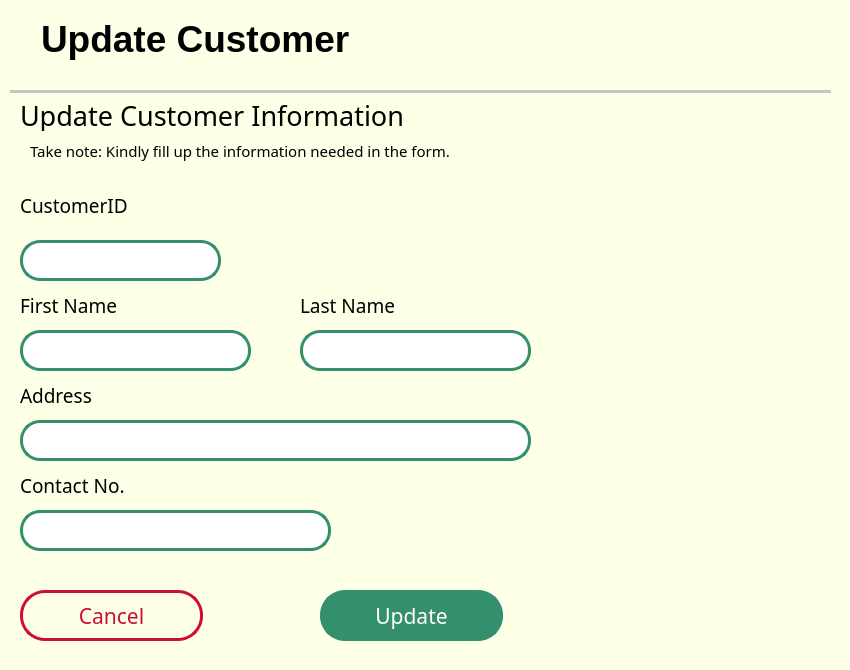
    <widget class="QFrame" name="CustUptFrame">
     <property name="geometry">
      <rect>
       <x>240</x>
       <y>10</y>
       <width>850</width>
       <height>670</height>
      </rect>
     </property>
     <property name="styleSheet">
      <string notr="true">background-color: rgb(254, 255, 231);
border-radius:20px;</string>
     </property>
     <property name="frameShape">
      <enum>QFrame::StyledPanel</enum>
     </property>
     <property name="frameShadow">
      <enum>QFrame::Raised</enum>
     </property>
     <widget class="QFrame" name="DashboardTitle_5">
      <property name="geometry">
       <rect>
        <x>19</x>
        <y>9</y>
        <width>811</width>
        <height>71</height>
       </rect>
      </property>
      <property name="frameShape">
       <enum>QFrame::StyledPanel</enum>
      </property>
      <property name="frameShadow">
       <enum>QFrame::Raised</enum>
      </property>
      <layout class="QFormLayout" name="formLayout_5">
       <item row="0" column="0">
        <widget class="QLabel" name="label_24">
         <property name="text">
          <string/>
         </property>
         <property name="pixmap">
          <pixmap>Resize resources/team.png</pixmap>
         </property>
        </widget>
       </item>
       <item row="0" column="1">
        <widget class="QLabel" name="label_25">
         <property name="styleSheet">
          <string notr="true">font: 20pt &quot;Century Gothic&quot;;</string>
         </property>
         <property name="text">
          <string>&lt;html&gt;&lt;head/&gt;&lt;body&gt;&lt;p&gt;&lt;span style=&quot; font-size:28pt; font-weight:600;&quot;&gt;Update Customer&lt;/span&gt;&lt;/p&gt;&lt;/body&gt;&lt;/html&gt;</string>
         </property>
         <property name="alignment">
          <set>Qt::AlignJustify|Qt::AlignVCenter</set>
         </property>
        </widget>
       </item>
      </layout>
     </widget>
     <widget class="Line" name="line_6">
      <property name="geometry">
       <rect>
        <x>10</x>
        <y>90</y>
        <width>821</width>
        <height>3</height>
       </rect>
      </property>
      <property name="styleSheet">
       <string notr="true">background-color: rgb(197, 197, 197);</string>
      </property>
      <property name="orientation">
       <enum>Qt::Horizontal</enum>
      </property>
     </widget>
     <widget class="QLabel" name="label_26">
      <property name="geometry">
       <rect>
        <x>20</x>
        <y>100</y>
        <width>723</width>
        <height>31</height>
       </rect>
      </property>
      <property name="font">
       <font>
        <family>Century Gothic</family>
        <pointsize>20</pointsize>
       </font>
      </property>
      <property name="styleSheet">
       <string notr="true"/>
      </property>
      <property name="text">
       <string>Update Customer Information</string>
      </property>
      <property name="alignment">
       <set>Qt::AlignJustify|Qt::AlignVCenter</set>
      </property>
     </widget>
     <widget class="QLabel" name="label_27">
      <property name="geometry">
       <rect>
        <x>30</x>
        <y>140</y>
        <width>951</width>
        <height>21</height>
       </rect>
      </property>
      <property name="font">
       <font>
        <family>Century Gothic</family>
        <pointsize>11</pointsize>
        <weight>50</weight>
        <italic>false</italic>
        <bold>false</bold>
       </font>
      </property>
      <property name="styleSheet">
       <string notr="true">font: 14pt &quot;Century Gothic&quot;;
font: 11pt &quot;Century Gothic&quot;;</string>
      </property>
      <property name="text">
       <string>Take note: Kindly fill up the information needed in the form.</string>
      </property>
      <property name="alignment">
       <set>Qt::AlignJustify|Qt::AlignVCenter</set>
      </property>
     </widget>
     <widget class="QLineEdit" name="custUptId">
      <property name="geometry">
       <rect>
        <x>20</x>
        <y>240</y>
        <width>201</width>
        <height>41</height>
       </rect>
      </property>
      <property name="font">
       <font>
        <family>Century Gothic</family>
        <pointsize>18</pointsize>
       </font>
      </property>
      <property name="styleSheet">
       <string notr="true">QLineEdit{
border-radius:20px;
border-style:solid;
border-width:3px;
border-color: rgba(52,143,108,255);
background-color: rgb(255, 255, 255);
padding-left:10px;
}</string>
      </property>
      <property name="readOnly">
       <bool>true</bool>
      </property>
     </widget>
     <widget class="QPushButton" name="custUptCancel_btn">
      <property name="geometry">
       <rect>
        <x>20</x>
        <y>590</y>
        <width>183</width>
        <height>51</height>
       </rect>
      </property>
      <property name="font">
       <font>
        <family>Century Gothic</family>
        <pointsize>16</pointsize>
        <weight>50</weight>
        <italic>false</italic>
        <bold>false</bold>
       </font>
      </property>
      <property name="styleSheet">
       <string notr="true">QPushButton{
	font: 16pt &quot;Century Gothic&quot;;
color: rgb(206, 14, 54);
border-radius:25px;
border-style:solid;
border-width:3px;
border-color: rgb(206, 14, 54);
}
</string>
      </property>
      <property name="text">
       <string>Cancel</string>
      </property>
      <property name="iconSize">
       <size>
        <width>40</width>
        <height>40</height>
       </size>
      </property>
     </widget>
     <widget class="QPushButton" name="custUpt_btn">
      <property name="geometry">
       <rect>
        <x>320</x>
        <y>590</y>
        <width>183</width>
        <height>51</height>
       </rect>
      </property>
      <property name="font">
       <font>
        <family>Century Gothic</family>
        <pointsize>16</pointsize>
        <weight>50</weight>
        <italic>false</italic>
        <bold>false</bold>
       </font>
      </property>
      <property name="styleSheet">
       <string notr="true">QPushButton{
	font: 16pt &quot;Century Gothic&quot;;
border-radius:25px;
border-style:solid;
border-width:3px;
border-color: rgba(52,143,108,255);
background-color: rgba(52,143,108,255);
	color: rgb(255, 255, 255);
}</string>
      </property>
      <property name="text">
       <string>Update</string>
      </property>
      <property name="iconSize">
       <size>
        <width>40</width>
        <height>40</height>
       </size>
      </property>
     </widget>
     <widget class="QLineEdit" name="custUptFName">
      <property name="geometry">
       <rect>
        <x>20</x>
        <y>330</y>
        <width>231</width>
        <height>41</height>
       </rect>
      </property>
      <property name="font">
       <font>
        <family>Century Gothic</family>
        <pointsize>18</pointsize>
       </font>
      </property>
      <property name="styleSheet">
       <string notr="true">QLineEdit{
border-radius:20px;
border-style:solid;
border-width:3px;
border-color: rgba(52,143,108,255);
background-color: rgb(255, 255, 255);
padding-left:10px;
}</string>
      </property>
     </widget>
     <widget class="QLineEdit" name="custUptAddress">
      <property name="geometry">
       <rect>
        <x>20</x>
        <y>420</y>
        <width>511</width>
        <height>41</height>
       </rect>
      </property>
      <property name="font">
       <font>
        <family>Century Gothic</family>
        <pointsize>18</pointsize>
       </font>
      </property>
      <property name="styleSheet">
       <string notr="true">QLineEdit{
border-radius:20px;
border-style:solid;
border-width:3px;
border-color: rgba(52,143,108,255);
background-color: rgb(255, 255, 255);
padding-left:10px;
}</string>
      </property>
     </widget>
     <widget class="QLineEdit" name="custUptContactno">
      <property name="geometry">
       <rect>
        <x>20</x>
        <y>510</y>
        <width>311</width>
        <height>41</height>
       </rect>
      </property>
      <property name="font">
       <font>
        <family>Century Gothic</family>
        <pointsize>18</pointsize>
       </font>
      </property>
      <property name="styleSheet">
       <string notr="true">QLineEdit{
border-radius:20px;
border-style:solid;
border-width:3px;
border-color: rgba(52,143,108,255);
background-color: rgb(255, 255, 255);
padding-left:10px;
}</string>
      </property>
     </widget>
     <widget class="QLabel" name="label_33">
      <property name="geometry">
       <rect>
        <x>20</x>
        <y>190</y>
        <width>351</width>
        <height>31</height>
       </rect>
      </property>
      <property name="font">
       <font>
        <family>Century Gothic</family>
        <pointsize>14</pointsize>
        <weight>50</weight>
        <italic>false</italic>
        <bold>false</bold>
       </font>
      </property>
      <property name="styleSheet">
       <string notr="true">font: 16pt &quot;Century Gothic&quot;;
font: 14pt &quot;Century Gothic&quot;;</string>
      </property>
      <property name="text">
       <string>CustomerID</string>
      </property>
      <property name="alignment">
       <set>Qt::AlignJustify|Qt::AlignVCenter</set>
      </property>
     </widget>
     <widget class="QLabel" name="label_34">
      <property name="geometry">
       <rect>
        <x>20</x>
        <y>290</y>
        <width>351</width>
        <height>31</height>
       </rect>
      </property>
      <property name="font">
       <font>
        <family>Century Gothic</family>
        <pointsize>14</pointsize>
        <weight>50</weight>
        <italic>false</italic>
        <bold>false</bold>
       </font>
      </property>
      <property name="styleSheet">
       <string notr="true">font: 16pt &quot;Century Gothic&quot;;
font: 14pt &quot;Century Gothic&quot;;</string>
      </property>
      <property name="text">
       <string>First Name</string>
      </property>
      <property name="alignment">
       <set>Qt::AlignJustify|Qt::AlignVCenter</set>
      </property>
     </widget>
     <widget class="QLineEdit" name="custUptLName">
      <property name="geometry">
       <rect>
        <x>300</x>
        <y>330</y>
        <width>231</width>
        <height>41</height>
       </rect>
      </property>
      <property name="font">
       <font>
        <family>Century Gothic</family>
        <pointsize>18</pointsize>
       </font>
      </property>
      <property name="styleSheet">
       <string notr="true">QLineEdit{
border-radius:20px;
border-style:solid;
border-width:3px;
border-color: rgba(52,143,108,255);
background-color: rgb(255, 255, 255);
padding-left:10px;
}</string>
      </property>
     </widget>
     <widget class="QLabel" name="label_36">
      <property name="geometry">
       <rect>
        <x>300</x>
        <y>290</y>
        <width>261</width>
        <height>31</height>
       </rect>
      </property>
      <property name="font">
       <font>
        <family>Century Gothic</family>
        <pointsize>14</pointsize>
        <weight>50</weight>
        <italic>false</italic>
        <bold>false</bold>
       </font>
      </property>
      <property name="styleSheet">
       <string notr="true">font: 16pt &quot;Century Gothic&quot;;
font: 14pt &quot;Century Gothic&quot;;</string>
      </property>
      <property name="text">
       <string>Last Name</string>
      </property>
      <property name="alignment">
       <set>Qt::AlignJustify|Qt::AlignVCenter</set>
      </property>
     </widget>
     <widget class="QLabel" name="label_37">
      <property name="geometry">
       <rect>
        <x>20</x>
        <y>380</y>
        <width>261</width>
        <height>31</height>
       </rect>
      </property>
      <property name="font">
       <font>
        <family>Century Gothic</family>
        <pointsize>14</pointsize>
        <weight>50</weight>
        <italic>false</italic>
        <bold>false</bold>
       </font>
      </property>
      <property name="styleSheet">
       <string notr="true">font: 16pt &quot;Century Gothic&quot;;
font: 14pt &quot;Century Gothic&quot;;</string>
      </property>
      <property name="text">
       <string>Address</string>
      </property>
      <property name="alignment">
       <set>Qt::AlignJustify|Qt::AlignVCenter</set>
      </property>
     </widget>
     <widget class="QLabel" name="label_38">
      <property name="geometry">
       <rect>
        <x>20</x>
        <y>470</y>
        <width>261</width>
        <height>31</height>
       </rect>
      </property>
      <property name="font">
       <font>
        <family>Century Gothic</family>
        <pointsize>14</pointsize>
        <weight>50</weight>
        <italic>false</italic>
        <bold>false</bold>
       </font>
      </property>
      <property name="styleSheet">
       <string notr="true">font: 16pt &quot;Century Gothic&quot;;
font: 14pt &quot;Century Gothic&quot;;</string>
      </property>
      <property name="text">
       <string>Contact No.</string>
      </property>
      <property name="alignment">
       <set>Qt::AlignJustify|Qt::AlignVCenter</set>
      </property>
     </widget>
    </widget>
